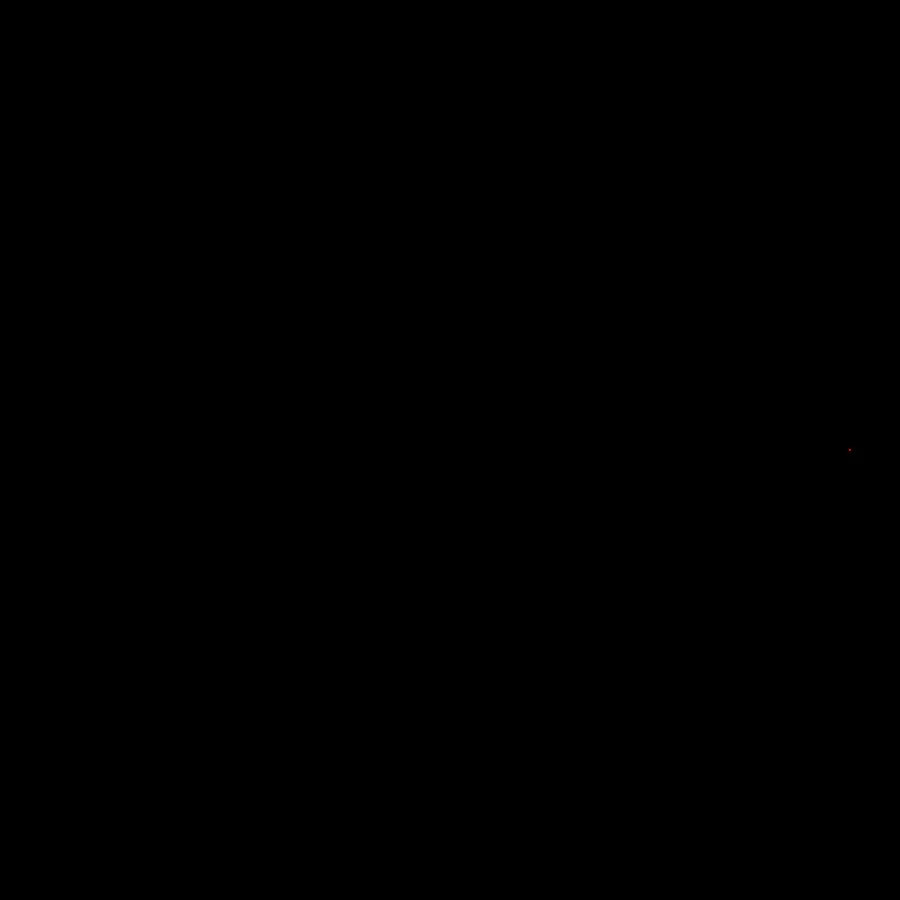
Frame 1 (no input)
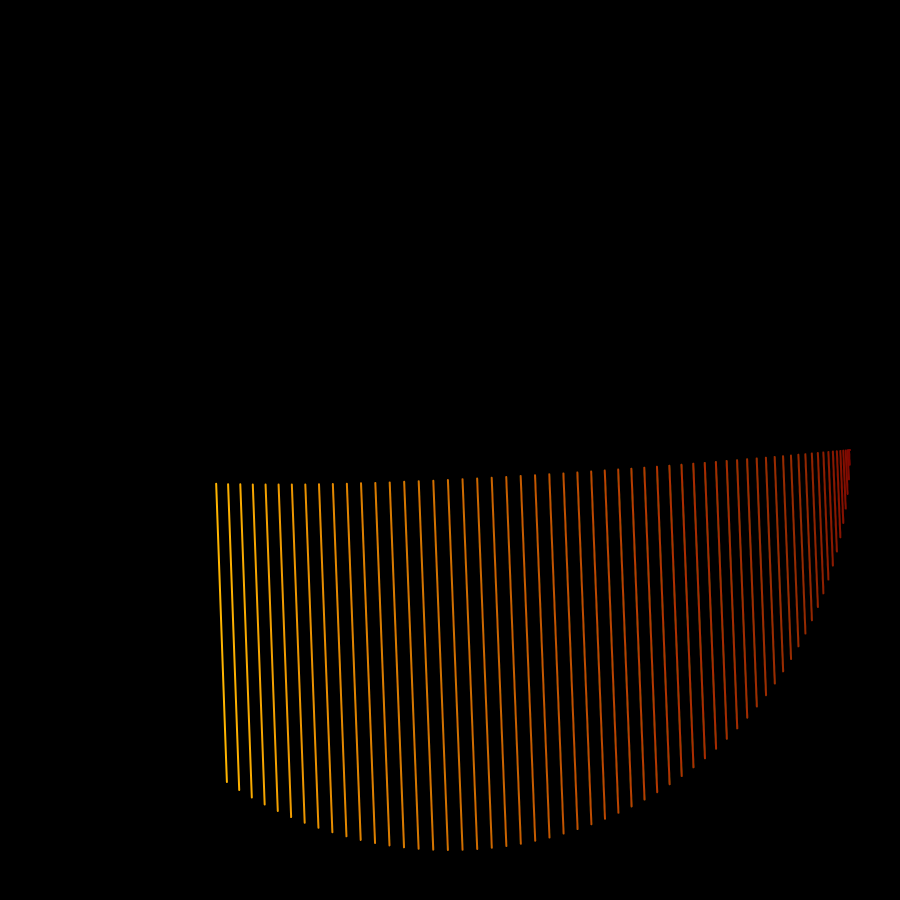
Frame 60 (no input)
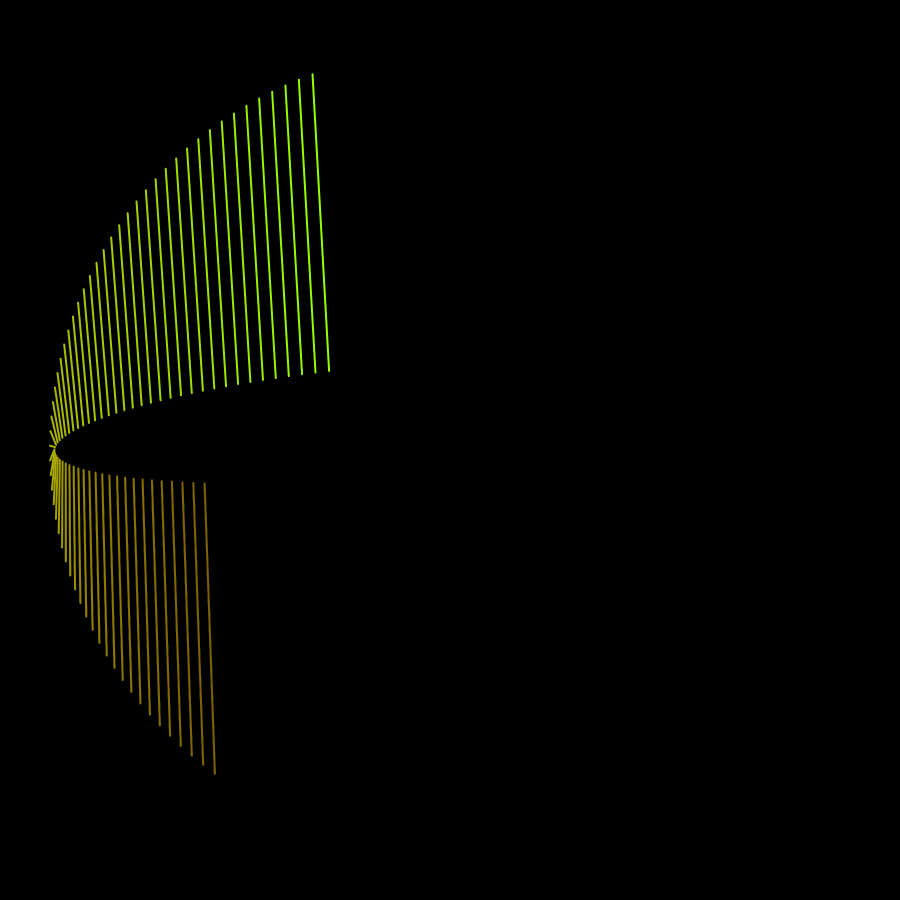
Frame 120 (the mouse pressed at the canvas centre since frame 60)

The p5.js sketch that drew these frames (run headless with seeded random() and noise() and a simulated clock; from frame 60 on, the mouse is pressed at the canvas centre):

// p5.js sketch
// ── sketch.js
let vector;

let xMultiplier = 400;
let yMultiplier = 400;

let angle = 0;
let speed = 0;

let rotateAngle = 0
let rotateSpeed = 0;

let rotationIncrementer = 0;

let colorVar = 0;
let colorChangeSpeed = 0.71;

function setup(){
    createCanvas(900, 900);
    angleMode(DEGREES);
    colorMode(HSL);
    stroke(255);
    strokeWeight(2);
    background(0);

    vector = createVector(cos(angle) * xMultiplier,
    sin(angle) * yMultiplier);    
}

function mousePressed(){
    background(0);
}

function draw(){
    background(0,0,0,0.01);
    speed       = 2;
    rotateSpeed = map(mouseY, width/2, 0, 0, 10);
    
    //background(0);
    translate(width/2, height/2);

    rotationIncrementer = (rotationIncrementer + 0.1) % 360;
    angle = (angle + speed) % 360;
    rotateAngle += rotateSpeed;
    colorVar = (colorVar + colorChangeSpeed) % 360;
    drawLine();
}

function drawLine(){
    stroke(colorVar, 100, 50, 1);
    //push();
        //rotate(rotateAngle);
        
    let xFrom = vector.x;
    let yFrom = vector.y;

    vector = createVector(cos(angle + rotationIncrementer) * xMultiplier,
                          sin(angle + rotationIncrementer) * yMultiplier);
    
    
    let xTo = vector.x;
    let yTo = vector.y;
    line(xFrom, yFrom, xTo * cos(rotationIncrementer), yTo * sin(rotationIncrementer));
    //pop();
}
